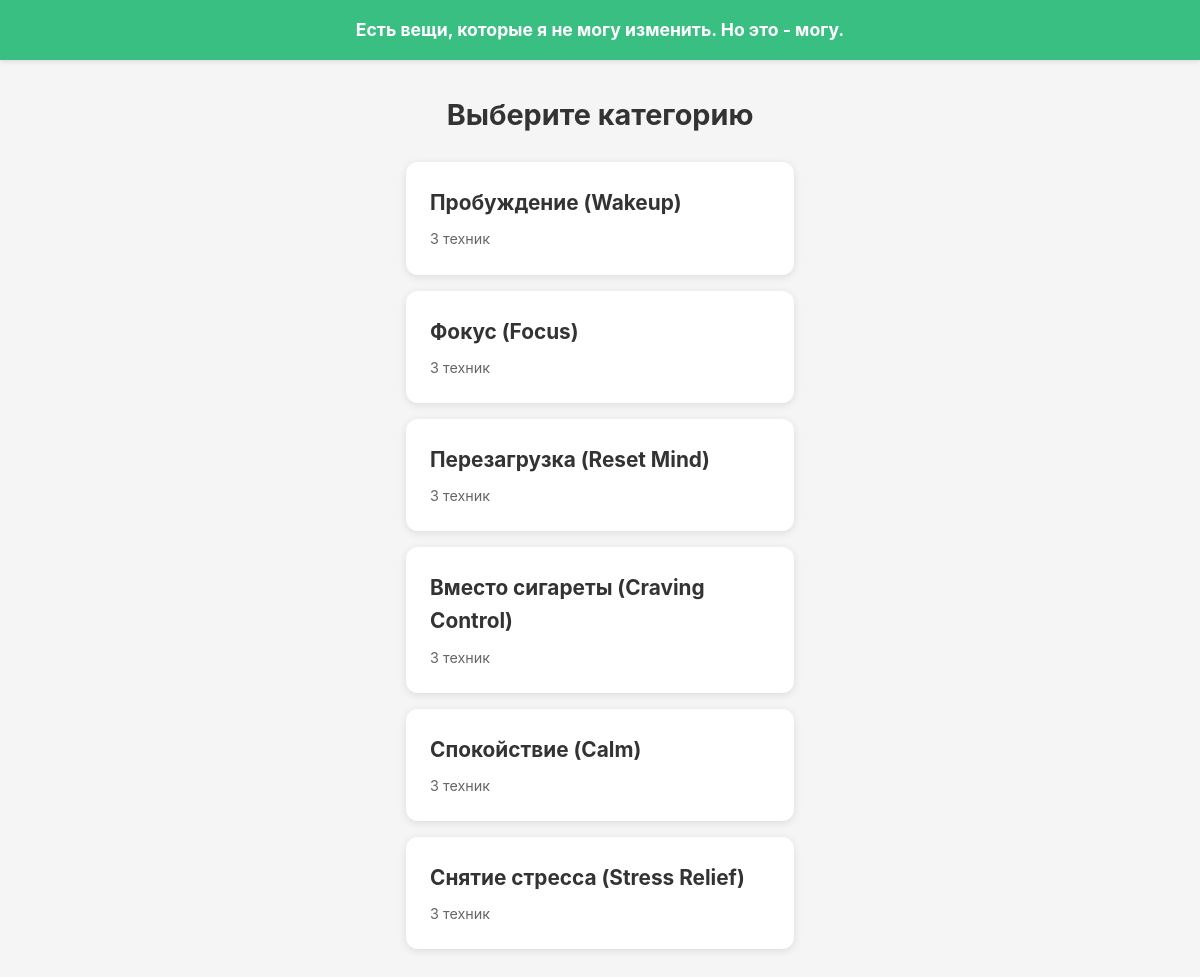
The page /breathe/ on the database its author committed.
### breathe/models.py (models this page shows, shortened)
class BreathingCategory(models.Model):
    name = models.CharField(
        max_length=100,
        blank=True,
        null=True,
        help_text="English name (internal, optional)"
    )
    name_ru = models.CharField(
        max_length=100,
        help_text="Russian display name (required)"
    )
    description_ru = models.TextField(
        blank=True,
        null=True,
        help_text="Category description in Russian (optional)"
    )
    order = models.IntegerField(
        blank=True,
        null=True,
        help_text="Display order (not used, categories ordered by PK)"
    )
    class Meta:
        verbose_name = "Breathing Category"
        verbose_name_plural = "Breathing Categories"
        ordering = ['pk']  # Order by primary key as per fixture

### breathe/views.py (the view)
# urls.py: path('', views.category_list_view, name='categories'),
def category_list_view(request):
    categories = BreathingCategory.objects.all().order_by('pk')
    context = {
        'categories': categories,
    }
    return render(request, 'breathe/categories.html', context)

### templates/breathe/categories.html (shortened to what this page needs)
{% extends 'base.html' %}
{% load static %}
{% block content %}
<div class="categories-container">
    <h1 class="page-title">Выберите категорию</h1>
    <div class="categories-grid">
        {% for category in categories %}
        <a href="{% url 'breathe:techniques' category.id %}" class="category-card">
            <div class="category-name">{{ category.name_ru }}</div>
            <div class="category-count">{{ category.techniques.count }} техник</div>
        </a>
        {% endfor %}
    </div>
</div>
{% endblock %}

### templates/base.html (shortened to what this page needs)
<!DOCTYPE html>
<html lang="ru">
<head>
    {% load static %}
    <link rel="stylesheet" href="{% static 'css/base.css' %}">
</head>
<body>
    <div class="motivational-banner">
        <p class="banner-text">Есть вещи, которые я не могу изменить. Но это - могу.</p>
    </div>
    <main class="main-content">
        {% block content %}{% endblock %}
    </main>
</body>
</html>

### static/css/base.css (style rules this page uses)
* { margin: 0; padding: 0; box-sizing: border-box; }
body { font-family: -apple-system, BlinkMacSystemFont, 'Segoe UI', Roboto, 'Helvetica Neue', Arial, sans-serif; background-color: #f5f5f5; color: #333; line-height: 1.6; min-height: 100vh; display: flex; flex-direction: column; }
.motivational-banner { background-color: #3ABF83; color: white; padding: 1rem; text-align: center; font-weight: bold; font-size: 1.1rem; width: 100%; box-shadow: 0 2px 4px rgba(0,0,0,0.1); }
.banner-text { margin: 0; }
.main-content { flex: 1; width: 100%; max-width: 420px; margin: 0 auto; padding: 1rem; }
.categories-container { padding: 1rem 0; }
.page-title { font-size: 1.8rem; margin-bottom: 1.5rem; text-align: center; color: #333; }
.categories-grid { display: flex; flex-direction: column; gap: 1rem; }
.category-card { background: white; border-radius: 12px; padding: 1.5rem; text-decoration: none; color: #333; box-shadow: 0 2px 8px rgba(0,0,0,0.1); transition: transform 0.2s, box-shadow 0.2s; display: block; }
.category-name { font-size: 1.3rem; font-weight: bold; margin-bottom: 0.5rem; }
.category-count { font-size: 0.9rem; color: #666; }

### rows shown on the page
BreathingCategory: name_ru "Пробуждение (Wakeup)", techniques.count "3"
BreathingCategory: name_ru "Фокус (Focus)", techniques.count "3"
BreathingCategory: name_ru "Перезагрузка (Reset Mind)", techniques.count "3"
BreathingCategory: name_ru "Вместо сигареты (Craving Control)", techniques.count "3"
BreathingCategory: name_ru "Спокойствие (Calm)", techniques.count "3"
BreathingCategory: name_ru "Снятие стресса (Stress Relief)", techniques.count "3"
